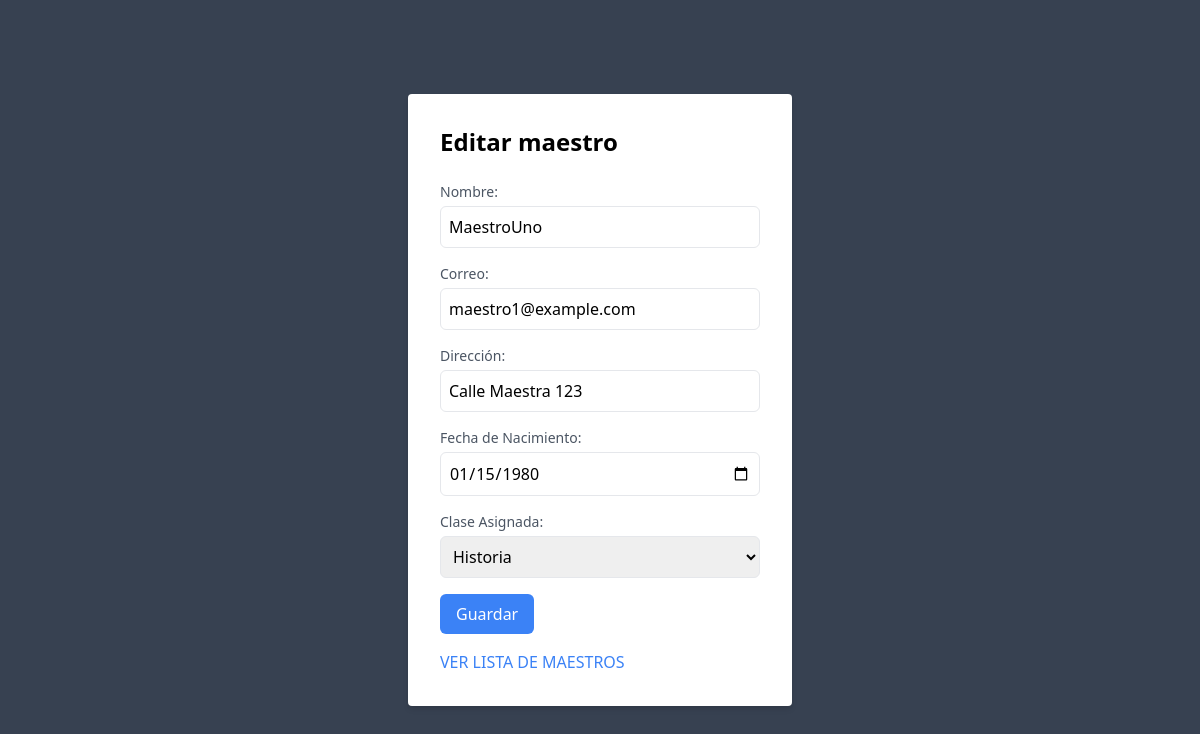
The app's page /maestros/edit?id=7 with its own data.
### tables this page shows
CREATE TABLE `usuarios` (
  `id` int(11) NOT NULL AUTO_INCREMENT,
  `DNI` varchar(50) DEFAULT NULL,
  `nombre` varchar(150) DEFAULT NULL,
  `correo` varchar(200) DEFAULT NULL,
  `direccion` varchar(255) DEFAULT NULL,
  `fec_nac` date DEFAULT NULL,
  `contrasena` varchar(255) DEFAULT NULL,
  `rol_id` int(11) DEFAULT NULL,
  `maestro_id` int(11) DEFAULT NULL,
  `clase_id` int(11) DEFAULT NULL,
  PRIMARY KEY (`id`),
  UNIQUE KEY `correo` (`correo`),
  KEY `rol_id` (`rol_id`),
  KEY `fk_clase` (`clase_id`),
  CONSTRAINT `fk_clase` FOREIGN KEY (`clase_id`) REFERENCES `clases` (`id`),
  CONSTRAINT `usuarios_ibfk_1` FOREIGN KEY (`rol_id`) REFERENCES `roles` (`id`)
);

### controllers/MaestrosController.php (called while the page is built, shortened)
<?php
class MaestrosController
{
    protected $model;
    public function __construct()
    {
        $this->model = new User();
        $this->model = new Clases();
    }
    public function edit($id)
    {
        $maestro = $this->model->findMaestro($id);
        $clasesMaestros = $this->model->allClasesMaestros();
        include $_SERVER["DOCUMENT_ROOT"] . "/views/maestros/edit.php";
    }
}

### config/database.php (called while the page is built)
<?php
return [
    "host" => "localhost",
    "dbname" => "universitydb",
    "username" => "root",
    "password" => ""
];

### Models/Model.php (called while the page is built, shortened)
<?php
class Model
{
    private $db;
    public function __construct()
    {
        $config = include($_SERVER["DOCUMENT_ROOT"] . "/config/database.php");
        try {
            $this->db = new mysqli(
                $config["host"],
                $config["username"],
                $config["password"],
                $config["dbname"]
            );
        } catch (mysqli_sql_exception $e) {
            echo "Error: " . $e->getMessage();
        }
    }
    public function allClasesMaestros()
    {
        $query = "SELECT * FROM clases";
        $res = $this->db->query($query);
        if ($res) {
            $data = $res->fetch_all(MYSQLI_ASSOC);
            return $data;
        } else {
            echo "Error en la consulta: " . $this->db->error;
            return [];
        }
    }
    public function findMaestro($id)
    {
        $query = "SELECT * FROM usuarios WHERE id = $id AND rol_id = 2";
        $res = $this->db->query($query);
        if ($res) {
            $data = $res->fetch_assoc();
            return $data;
        } else {
            echo "Error en la consulta: " . $this->db->error;
            return null;
        }
    }
}

### views/maestros/edit.php (the view, shortened to what this page needs)
<!DOCTYPE html>
<html lang="en">
<head>
    <link href="https://cdn.jsdelivr.net/npm/tailwindcss@2.2.19/dist/tailwind.min.css" rel="stylesheet">
</head>
<body class="bg-gray-700 min-h-screen flex items-center justify-center">
    <div class="bg-white p-8 rounded shadow-md w-96">
        <h1 class="text-2xl font-semibold mb-6">Editar maestro</h1>
        <form action="/maestros/update" method="post">
            <div class="mb-4">
                <label for="nombre" class="block text-sm font-medium text-gray-600">Nombre:</label>
                <input type="text" id="nombre" name="nombre" value="<?= $maestro["nombre"] ?>" class="mt-1 p-2 w-full border rounded-md">
            </div>
            <div class="mb-4">
                <label for="correo" class="block text-sm font-medium text-gray-600">Correo:</label>
                <input type="email" id="correo" name="correo" value="<?= $maestro["correo"] ?>" class="mt-1 p-2 w-full border rounded-md">
            </div>
            <div class="mb-4">
                <label for="direccion" class="block text-sm font-medium text-gray-600">Dirección:</label>
                <input type="text" id="direccion" name="direccion" value="<?= $maestro["direccion"] ?>" class="mt-1 p-2 w-full border rounded-md">
            </div>
            <div class="mb-4">
                <label for="fec_nac" class="block text-sm font-medium text-gray-600">Fecha de Nacimiento:</label>
                <input type="date" id="fec_nac" name="fec_nac" value="<?= $maestro["fec_nac"] ?>" class="mt-1 p-2 w-full border rounded-md">
            </div>
            <div class="mb-4">
                <label for="clase_id" class="block text-sm font-medium text-gray-600">Clase Asignada:</label>
                <select id="clase_id" name="clase_id" class="mt-1 p-2 w-full border rounded-md">
                    <?php
                    foreach ($clasesMaestros as $clase) {
                        $selected = ($clase["id"] == $maestro["clase_id"]) ? "selected" : "";
                        echo "<option value='{$clase["id"]}' $selected>{$clase["nombre"]}</option>";
                    }
                    ?>
                </select>
            </div>
            <button type="submit" class="bg-blue-500 text-white px-4 py-2 rounded-md">Guardar</button>
        </form>
        <a href="/maestros" class="block mt-4 text-blue-500">VER LISTA DE MAESTROS</a>
    </div>
</body>
</html>

### records on screen
usuarios: nombre "MaestroUno", correo "maestro1@example.com", direccion "Calle Maestra 123", fec_nac "01/15/1980"

### other values on screen
form field clase_id "Historia"
